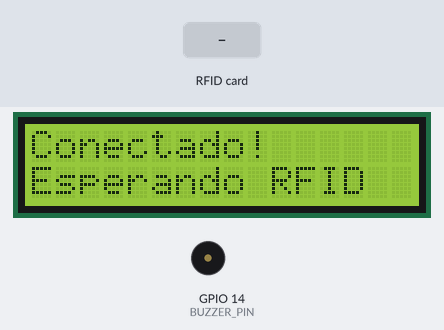
Recording of a sketch running on a simulated ESP32. On the bench: 16×2 character LCD, buzzer (waves = sounding, pin HIGH). The inputs (shaded band) are chosen by the test bench. WiFi joins after 1.5 s; servers stay silent unless stated; uploads are accepted with an empty reply; the local clock reads 2024-03-15 10:24:30 at power-on unless the sketch sets it; what the sketch prints to the serial monitor is not drawn.

Above: at 2.8 s.
2.9 s: RFID card 5E 7A 19 C4 held to the reader
At 4.3 s:
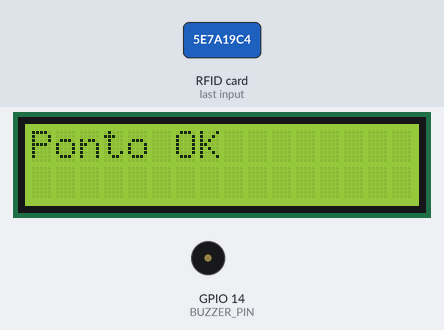
At 7.3 s:
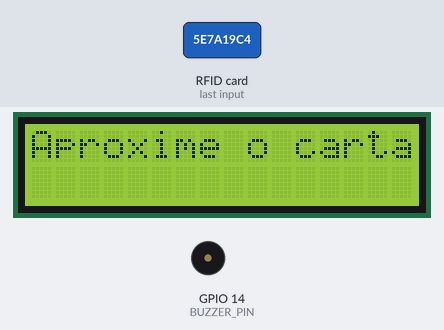
Timing chart, 0 to 8.8 s (numbered marks = the images above; inputs shaded):
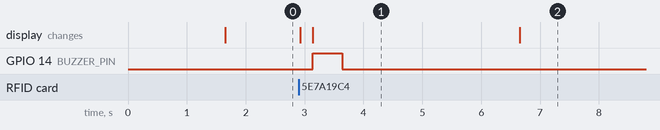

The sketch:

Registro_Ponto.ino
```cpp
#include <WiFi.h>
#include <HTTPClient.h>
#include <LiquidCrystal_I2C.h>
#include <Wire.h>
#include <SPI.h>
#include <MFRC522.h>
#include <ArduinoJson.h>
#include <time.h>

#define SS_PIN 5
#define RST_PIN 4
#define BUZZER_PIN 14

const char* ssid = "NOME_REDE";
const char* password = "SENHA_REDE";
const String baseURL = "http://SEU_IP:SUA_PORTA/api/historico";

LiquidCrystal_I2C lcd(0x27, 16, 2);
MFRC522 mfrc522(SS_PIN, RST_PIN);

void buzzerBeep(int duration) {
  digitalWrite(BUZZER_PIN, HIGH);
  delay(duration);
  digitalWrite(BUZZER_PIN, LOW);
}

void setup() {
  Serial.begin(115200);
  pinMode(BUZZER_PIN, OUTPUT);
  digitalWrite(BUZZER_PIN, LOW);

  WiFi.begin(ssid, password);
  lcd.init();
  lcd.backlight();

  lcd.setCursor(0, 0);
  lcd.print("Conectando...");
  while (WiFi.status() != WL_CONNECTED) {
    delay(500);
    Serial.print(".");
  }
  lcd.clear();
  lcd.print("Conectado!");

  SPI.begin();
  mfrc522.PCD_Init();

  configTime(-10800, 0, "pool.ntp.org", "time.nist.gov");
  lcd.setCursor(0, 1);
  lcd.print("Esperando RFID");
}

void registrarPonto(String codigoRFID) {
  if (WiFi.status() != WL_CONNECTED) {
    lcd.clear();
    lcd.print("Erro WiFi");
    buzzerBeep(200);
    return;
  }

  struct tm timeinfo;
  if (!getLocalTime(&timeinfo)) {
    lcd.clear();
    lcd.print("Erro hora");
    buzzerBeep(200);
    return;
  }

  char dataStr[11];
  char horaStr[9];
  strftime(dataStr, sizeof(dataStr), "%Y-%m-%d", &timeinfo);
  strftime(horaStr, sizeof(horaStr), "%H:%M:%S", &timeinfo);

  StaticJsonDocument<512> doc;
  doc["dataderegistro"] = dataStr;
  doc["horario"] = horaStr;
  JsonObject funcionario = doc.createNestedObject("funcionario");
  funcionario["rfiduid"] = codigoRFID;

  String json;
  serializeJson(doc, json);

  HTTPClient http;
  http.begin(baseURL + "/registrar");
  http.addHeader("Content-Type", "application/json");

  int code = http.POST(json);

  if (code == 200 || code == 201) {
    Serial.println("Ponto registrado!");
    lcd.clear();
    lcd.print("Ponto OK");
    buzzerBeep(500);
  } else {
    Serial.print("Erro ponto: ");
    Serial.println(code);
    lcd.clear();
    lcd.print("Erro ponto");
    buzzerBeep(1000);
  }

  http.end();
}

void loop() {
  if (!mfrc522.PICC_IsNewCardPresent() || !mfrc522.PICC_ReadCardSerial()) {
    return;
  }

String tempUID = "";
for (byte i = 0; i < mfrc522.uid.size; i++) {
  if (mfrc522.uid.uidByte[i] < 0x10) tempUID += "0";
  tempUID += String(mfrc522.uid.uidByte[i], HEX);
}
tempUID.toUpperCase();
String rfidUID = tempUID;


  Serial.println("RFID: " + rfidUID);

  lcd.clear();
  lcd.print("Registrando...");

  registrarPonto(rfidUID);
  delay(3000);

  lcd.clear();
  lcd.print("Aproxime o cartao");
  mfrc522.PICC_HaltA();
  mfrc522.PCD_StopCrypto1();
}
```

Measured:
- after the input at 2.9 s, GPIO 14 (BUZZER_PIN): LOW → HIGH after 0.24 s, → LOW 0.50 s later; the display: first changes at once (image 1 shows a later state)
- what the display in image 1 shows lasts 3.6 s, from 3.1 s to 6.7 s
